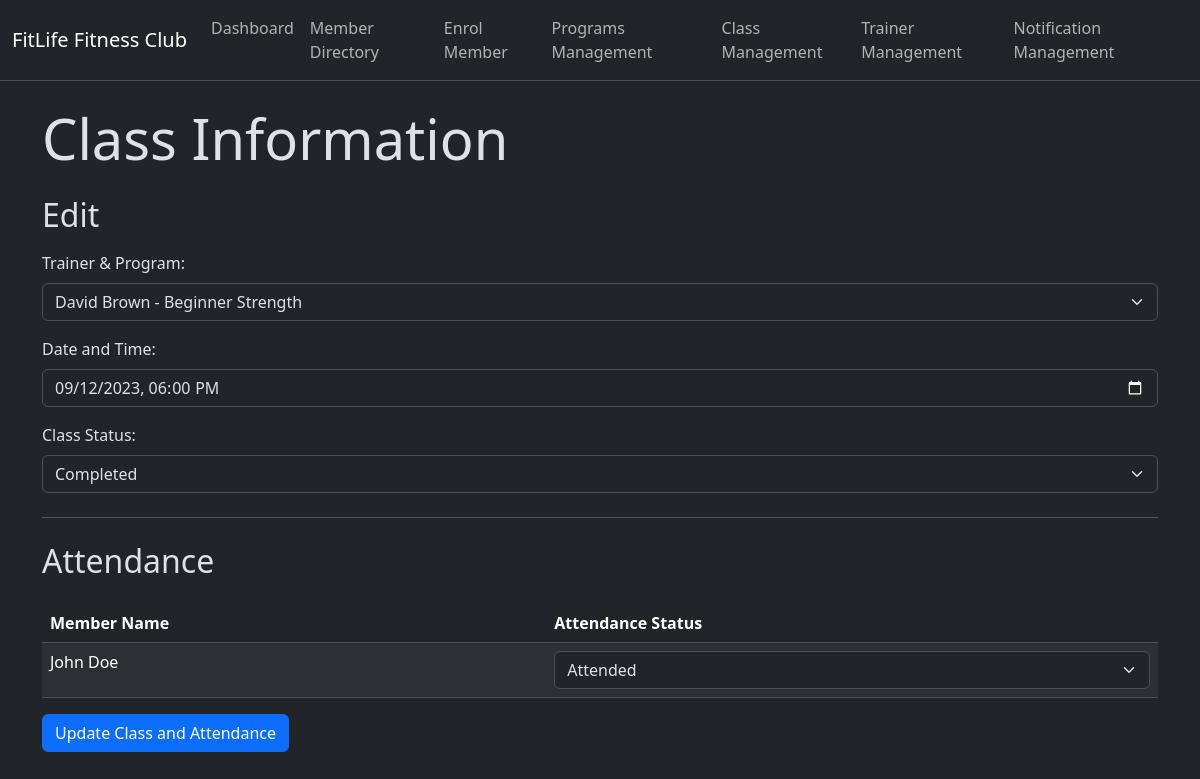
Screenshot of /view_class.php?class_id=1 with the database file from the repository.
### tables this page shows
CREATE TABLE Class (
	class_id INTEGER AUTO_INCREMENT,
	class_datetime DATETIME NOT NULL,
	class_status VARCHAR(20) NOT NULL DEFAULT 'Active',
	history_id INTEGER NOT NULL,
	PRIMARY KEY(class_id),
	CONSTRAINT chk_class_status 
		CHECK (class_status IN ('Active', 'Completed', 'Cancelled'))
);

CREATE TABLE Person (
	person_id INTEGER AUTO_INCREMENT,
	person_name VARCHAR(255) NOT NULL,
	person_contact VARCHAR(255) NOT NULL,
	person_dob DATE NOT NULL,
	person_gender VARCHAR(10) NOT NULL,
	PRIMARY KEY(person_id),
	CONSTRAINT chk_person_gender
		CHECK (person_gender IN ('Male', 'Female'))
);

### view_class.php (the view, shortened to what this page needs)
<?php
include 'db_connect.php';
$class_id = null;
if (isset($_REQUEST['class_id'])) {
	$class_id = $_REQUEST['class_id'];
} else {
	header("Location: class_management.php");
	exit();
}
$class_info = null;
$query = "SELECT C.class_id, C.history_id, C.class_datetime, C.class_status FROM Class C WHERE C.class_id = ?";
$stmt = $conn->prepare($query);
if ($stmt) {
	$stmt->bind_param("i", $class_id);
	$stmt->execute();
	$result = $stmt->get_result();
	if ($result->num_rows > 0) {
		$class_info = $result->fetch_assoc();
	} else {
		$error_message = "Class not found.";
	}
} else {
	$error_message = "Error preparing statement: " . $conn->error;
}
include 'navbar.php';
?>
<div class="container mt-4">
	<h1 class="display-4 mb-4">Class Information</h1>
	<h2 class="mb-3">Edit</h2>
	<?php if ($class_info) : ?>
		<form action="<?php echo $_SERVER["PHP_SELF"] . "?class_id=" . $class_id; ?>" method="post">
			<div class="mb-3">
				<label for="history" class="form-label">Trainer & Program:</label>
				<select id="history" name="history_id" class="form-select" required>
					<?php
					$combo_query_sql = file_get_contents('queries/class/select_active_trainer_program_history.sql');
					$combo_result = $conn->query($combo_query_sql);
					if ($combo_result->num_rows > 0) {
						while ($combo = $combo_result->fetch_assoc()) {
							$selected = ($combo['history_id'] == $class_info['history_id']) ? 'selected' : '';
							echo '<option value="' . $combo['history_id'] . '" ' . $selected . '>' . $combo['person_name'] . ' - ' . $combo['program_name'] . '</option>';
						}
					} else {
						echo '<option value="">No history available</option>';
					}
					?>
				</select>
			</div>
			<div class="mb-3">
				<label for="datetime" class="form-label">Date and Time:</label>
				<input type="datetime-local" id="datetime" name="class_datetime" class="form-control" value="<?php echo date('Y-m-d\TH:i', strtotime($class_info['class_datetime'])); ?>" required>
			</div>
			<div class="mb-3">
				<label for="status" class="form-label">Class Status:</label>
				<select id="status" name="class_status" class="form-select" required>
					<option value="Completed" <?php if ($class_info['class_status'] == 'Completed') echo 'selected'; ?>>Completed</option>
				</select>
			</div>
			<hr class="my-4">
			<h2 class="mb-4">Attendance</h2>
			<div class="table-responsive">
				<table class="table table-striped table-hover">
					<thead>
						<tr>
							<th>Member Name</th>
							<th>Attendance Status</th>
						</tr>
					</thead>
					<?php include 'class_attendance_table.php'; ?>
				</table>
			</div>
			<button type="submit" name="submit" class="btn btn-primary">Update Class and Attendance</button>
		</form>
	<?php else: ?>
		<div class="alert alert-warning" role="alert">
			Could not retrieve class details.
		</div>
	<?php endif; ?>
</div>

### class_attendance_table.php (shortened to what this page needs)
<?php
$query_program_id = "SELECT program_id FROM Trainer_Program_History WHERE history_id = ?";
$stmt_program_id = $conn->prepare($query_program_id);
$stmt_program_id->bind_param("i", $class_info['history_id']);
$stmt_program_id->execute();
$result_program_id = $stmt_program_id->get_result();
if ($row_program_id = $result_program_id->fetch_assoc()) {
	$program_id = $row_program_id['program_id'];
	$query_enrolled_members = "SELECT p.person_id, p.person_name FROM Person p JOIN Enrolment e ON p.person_id = e.member_person_id WHERE e.program_id = ?";
	$stmt_enrolled_members = $conn->prepare($query_enrolled_members);
	$stmt_enrolled_members->bind_param("i", $program_id);
	$stmt_enrolled_members->execute();
	$result_enrolled_members = $stmt_enrolled_members->get_result();
	while ($member = $result_enrolled_members->fetch_assoc()):
		$query_attendance = "SELECT attendance_status FROM Attendance WHERE person_id = ? AND class_id = ?";
		$stmt_attendance = $conn->prepare($query_attendance);
		$stmt_attendance->bind_param("ii", $member['person_id'], $class_id);
		$stmt_attendance->execute();
		$result_attendance = $stmt_attendance->get_result();
		if ($result_attendance->num_rows > 0) {
			$attendance = $result_attendance->fetch_assoc();
			$attendance_status = $attendance['attendance_status'];
		}
?>
		<tr>
			<td><?php echo $member['person_name']; ?></td>
			<td>
				<select name='attendance[<?php echo $member['person_id']; ?>]' class='form-select'>
					<option value='Attended' <?php echo ($attendance_status == 'Attended' ? 'selected' : ''); ?>>Attended</option>
				</select>
			</td>
		</tr>
<?php endwhile;
}
?>

### rows the page displays
class: class_datetime "09/12/2023 18:00", class_status "Completed"
person: person_name "John Doe", person_id "Attended"

### other values shown
form field history_id "David Brown - Beginner Strength"
